Frame 1 (no input): blank canvas, image omitted
Frame 60 (no input): blank canvas, image omitted
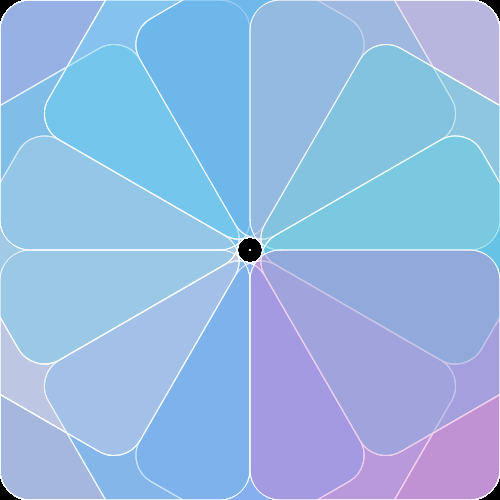
Frame 120 (the mouse pressed at the canvas centre since frame 60)

The p5.js sketch whose frames 1 and 60 were blank and that drew this single picture after the mouse press (run headless with seeded random() and noise() and a simulated clock; from frame 60 on, the mouse is pressed at the canvas centre):

// p5.js sketch
// ── sketch.js
let symmetry = 12;
let angle = 360 / symmetry;
let x,y;
var r;
var g;
var b;
var a;

function setup() {
  createCanvas(500, 500);
  angleMode(DEGREES);
  background(0);
  stroke(255);
  strokeCap(ROUND);
}

function draw() {
  translate(width / 2, height / 2);

  if (mouseX > 0 && mouseX < width && mouseY > 0 && mouseY < height) {
    let mx = mouseX - width / 2;
    let my = mouseY - height / 2;
    let pmx = pmouseX;
    let pmy = pmouseY;

    if (mouseIsPressed) {
      for (let i = 0; i < symmetry; i++) {
        rotate(angle);
        push();
        r = random(50, 255);
        g = random(100, 255);
        b = random(200, 255);
        a = random(0, 100);
        fill(r, g, b, a);
        rect(mx, my, pmx, pmy, 30);
        pop();
      }
    }
  }
}
